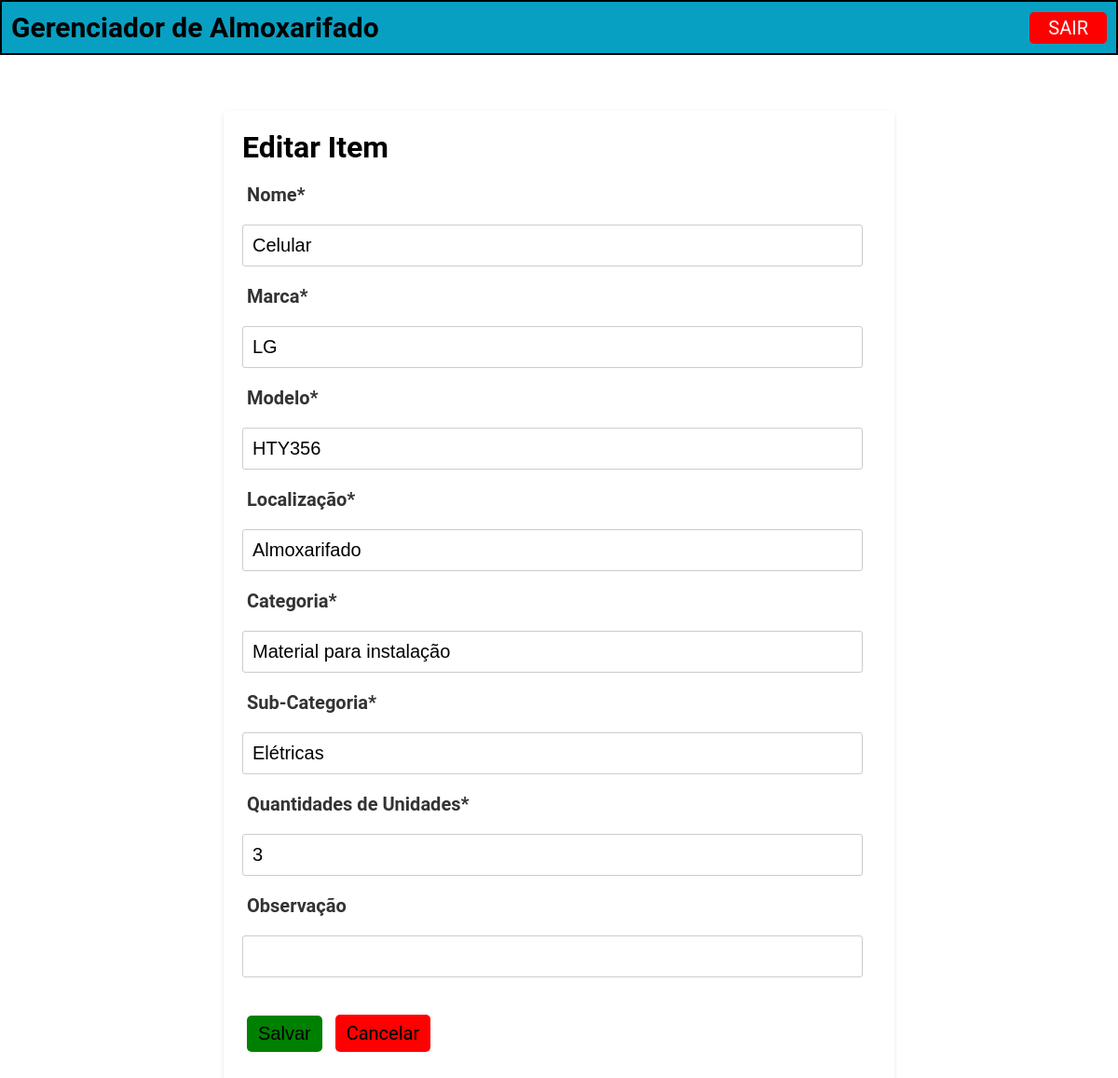
Screenshot of /update/2 with the database file from the repository.
### items/models.py (models this page shows, shortened)
class Items(models.Model):
    name = models.CharField(verbose_name="Nome", max_length=100, null=False, blank=False, default='')
    brand = models.CharField(verbose_name="Marca", max_length=100, default='')
    model = models.CharField(verbose_name="Modelo", max_length=100, blank=False, default='')
    location = models.CharField(verbose_name="Localização", max_length=100, null=False, blank=False, default='')
    category = models.CharField(verbose_name="Categoria", max_length=100, default='')
    sub_category = models.CharField(verbose_name="Sub-Categoria", max_length=100, default='')
    quantity = models.PositiveIntegerField(verbose_name="Quantidades de Unidades")
    create_at = models.DateField(auto_now_add=True, null=False, blank=False)
    finished_at = models.DateField(null=True)
    locality = models.CharField(verbose_name="Localidade", max_length=100, blank=False, default='')
    observation = models.CharField(verbose_name="Observação", max_length=300, default='', blank=True)

### items/views.py (the view)
# urls.py: path('update/<int:pk>', ItemsUpdateView.as_view(), name="items_update"),
class ItemsUpdateView(UpdateView):
   model = Items
   fields = ["name", "brand", "model", "location", "category", "sub_category", "quantity", "observation"]
   success_url = reverse_lazy("items_main")

### items/templates/items/items_form.html (shortened to what this page needs)
{% load static %}
{% load crispy_forms_tags %}
<!DOCTYPE html>
<html lang="pt-br">
<head>
  <link rel="stylesheet" type="text/css" href="{% static 'css/items_form.css' %}">
</head>
<body>
  <header>
    <a href="{% url 'items_main' %}"><h2>Gerenciador de Almoxarifado</h2></a>
    <a class="button_logout" href="{% url 'login' %}">SAIR</a>
  </header>
  <main>
    <div class="container">
      {% if items.pk %}
        <h1>Editar Item</h1>
      {% else %}
        <h1>Novo Item</h1>
      {% endif %}
      <form method="POST">
        {{ form|crispy }}
        <button type="submit" class="btn btn-save">Salvar</button>
        <a href="{% url 'items_main' %}" class="btn btn-cancelar">Cancelar</a>
      </form>
    </div>
  </main>
</body>
</html>

### items/staticfiles/css/items_form.css (style rules this page uses)
* { margin: 0; padding: 0; box-sizing: border-box; }
body, html { background-color: white; display: flex; flex-direction: column; height: 100%; font-family: 'Roboto', sans-serif; }
header { display: flex; justify-content: space-between; align-items: center; height: 80px; padding: 10px; background-color: #07A0C3; border: 2px solid black; }
header a { font-size: 20px; text-decoration-line: none; color: black; }
header .button_logout { background-color: red; border-radius: 5px; padding: 5px 20px; color: white; }
main { display: flex; justify-content: center; margin: 10px 0; height: auto; }
.container { width: 60%; margin: 50px; padding: 20px; border-radius: 5px; box-shadow: 0 2px 5px rgba(0, 0, 0, 0.1); }
.container h1 { margin-bottom: 20px; color: black; }
label { color: black; font-size: 20px; }
input[type="text"], input[type="number"], form .form-control { width: 98%; border: 1px solid #ccc; border-radius: 3px; box-sizing: border-box; margin-top: 20px; margin-bottom: 20px; padding: 10px; font-size: 20px; }
.form-label { font-size: 20px; font-weight: bold; margin: 5px; color: #333; }
main .btn, main a { text-align: center; text-decoration: none; font-size: 20px; padding: 8px 12px; margin: 20px 5px; border: none; border-radius: 5px; cursor: pointer; display: inline-block; }
main .btn-save { background-color: green; color: black; }
form .btn-cancelar { background-color: red; color: black; }

### rows the page displays
Items: name "Celular", brand "LG", model "HTY356", location "Almoxarifado", category "Material para instalação", sub_category "Elétricas", quantity "3"
